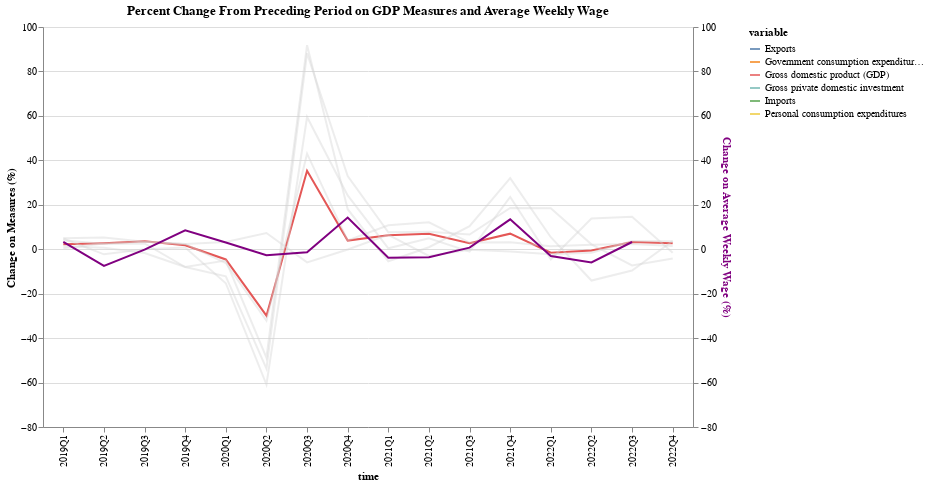

The code cell stored with this chart in its notebook:
### Code cell
gdp

### Figure 1 — Vega-Lite specification as saved in the notebook (floating-point values rounded to 4 significant figures)
{"layer": [{"mark": "line", "encoding": {"color": {"condition": {"field": "variable", "type": "nominal", "selection": "selector008"}, "value": "lightgray"}, "opacity": {"condition": {"value": 1, "selection": "selector008"}, "value": 0.4}, "x": {"field": "time", "type": "nominal"}, "y": {"field": "value", "title": "Change on Measures (%)", "type": "quantitative"}}, "height": 400, "selection": {"selector008": {"type": "single", "fields": ["variable"], "init": {"variable": "Gross domestic product (GDP)"}, "bind": {"input": "select", "options": ["Gross domestic product (GDP)", "Personal consumption expenditures", "Gross private domestic investment", "Exports", "Imports", "Government consumption expenditures and gross investment"], "name": "Select Measures: "}}}, "transform": [{"filter": "(datum.variable !== 'change')"}], "width": 650}, {"mark": {"type": "line", "color": "purple"}, "encoding": {"x": {"field": "time", "type": "nominal"}, "y": {"axis": {"titleColor": "purple"}, "field": "value", "scale": {"domain": [-80, 100]}, "title": "Change on Average Weekly Wage (%)", "type": "quantitative"}}, "height": 400, "transform": [{"filter": "(datum.variable === 'change')"}], "width": 650}], "data": {"name": "data-1e786eb8e8177e35fa8ec6aba6efceaf"}, "resolve": {"scale": {"color": "independent", "y": "independent"}}, "title": "Percent Change From Preceding Period on GDP Measures and Average Weekly Wage", "$schema": "https://vega.github.io/schema/vega-lite/v4.17.0.json", "datasets": {"data-1e786eb8e8177e35fa8ec6aba6efceaf": [{"time": "2019Q1", "variable": "Gross domestic product (GDP)", "value": 2.2}, {"time": "2019Q2", "variable": "Gross domestic product (GDP)", "value": 2.7}, {"time": "2019Q3", "variable": "Gross domestic product (GDP)", "value": 3.6}, {"time": "2019Q4", "variable": "Gross domestic product (GDP)", "value": 1.8}, {"time": "2020Q1", "variable": "Gross domestic product (GDP)", "value": -4.6}, {"time": "2020Q2", "variable": "Gross domestic product (GDP)", "value": -29.9}, {"time": "2020Q3", "variable": "Gross domestic product (GDP)", "value": 35.3}, {"time": "2020Q4", "variable": "Gross domestic product (GDP)", "value": 3.9}, {"time": "2021Q1", "variable": "Gross domestic product (GDP)", "value": 6.3}, {"time": "2021Q2", "variable": "Gross domestic product (GDP)", "value": 7}, {"time": "2021Q3", "variable": "Gross domestic product (GDP)", "value": 2.7}, {"time": "2021Q4", "variable": "Gross domestic product (GDP)", "value": 7}, {"time": "2022Q1", "variable": "Gross domestic product (GDP)", "value": -1.6}, {"time": "2022Q2", "variable": "Gross domestic product (GDP)", "value": -0.6}, {"time": "2022Q3", "variable": "Gross domestic product (GDP)", "value": 3.2}, {"time": "2022Q4", "variable": "Gross domestic product (GDP)", "value": 2.7}, {"time": "2019Q1", "variable": "Personal consumption expenditures", "value": 0.4}, {"time": "2019Q2", "variable": "Personal consumption expenditures", "value": 2.6}, {"time": "2019Q3", "variable": "Personal consumption expenditures", "value": 3.4}, {"time": "2019Q4", "variable": "Personal consumption expenditures", "value": 2.4}, {"time": "2020Q1", "variable": "Personal consumption expenditures", "value": -6.2}, {"time": "2020Q2", "variable": "Personal consumption expenditures", "value": -32.1}, {"time": "2020Q3", "variable": "Personal consumption expenditures", "value": 43}, {"time": "2020Q4", "variable": "Personal consumption expenditures", "value": 3.9}, {"time": "2021Q1", "variable": "Personal consumption expenditures", "value": 10.8}, {"time": "2021Q2", "variable": "Personal consumption expenditures", "value": 12.1}, {"time": "2021Q3", "variable": "Personal consumption expenditures", "value": 3}, {"time": "2021Q4", "variable": "Personal consumption expenditures", "value": 3.1}, {"time": "2022Q1", "variable": "Personal consumption expenditures", "value": 1.3}, {"time": "2022Q2", "variable": "Personal consumption expenditures", "value": 2}, {"time": "2022Q3", "variable": "Personal consumption expenditures", "value": 2.3}, {"time": "2022Q4", "variable": "Personal consumption expenditures", "value": 1.4}, {"time": "2019Q1", "variable": "Gross private domestic investment", "value": 4}, {"time": "2019Q2", "variable": "Gross private domestic investment", "value": 2.4}, {"time": "2019Q3", "variable": "Gross private domestic investment", "value": 2.6}, {"time": "2019Q4", "variable": "Gross private domestic investment", "value": -8}, {"time": "2020Q1", "variable": "Gross private domestic investment", "value": -5.1}, {"time": "2020Q2", "variable": "Gross private domestic investment", "value": -48.8}, {"time": "2020Q3", "variable": "Gross private domestic investment", "value": 91.8}, {"time": "2020Q4", "variable": "Gross private domestic investment", "value": 18}, {"time": "2021Q1", "variable": "Gross private domestic investment", "value": -5.4}, {"time": "2021Q2", "variable": "Gross private domestic investment", "value": 0.9}, {"time": "2021Q3", "variable": "Gross private domestic investment", "value": 10.4}, {"time": "2021Q4", "variable": "Gross private domestic investment", "value": 32}, {"time": "2022Q1", "variable": "Gross private domestic investment", "value": 5.4}, {"time": "2022Q2", "variable": "Gross private domestic investment", "value": -14.1}, {"time": "2022Q3", "variable": "Gross private domestic investment", "value": -9.6}, {"time": "2022Q4", "variable": "Gross private domestic investment", "value": 3.7}, {"time": "2019Q1", "variable": "Exports", "value": 4.8}, {"time": "2019Q2", "variable": "Exports", "value": -2.3}, {"time": "2019Q3", "variable": "Exports", "value": 0}, {"time": "2019Q4", "variable": "Exports", "value": 0.8}, {"time": "2020Q1", "variable": "Exports", "value": -15.3}, {"time": "2020Q2", "variable": "Exports", "value": -60.9}, {"time": "2020Q3", "variable": "Exports", "value": 59.5}, {"time": "2020Q4", "variable": "Exports", "value": 24.2}, {"time": "2021Q1", "variable": "Exports", "value": 0.4}, {"time": "2021Q2", "variable": "Exports", "value": 4.9}, {"time": "2021Q3", "variable": "Exports", "value": -1.1}, {"time": "2021Q4", "variable": "Exports", "value": 23.5}, {"time": "2022Q1", "variable": "Exports", "value": -4.6}, {"time": "2022Q2", "variable": "Exports", "value": 13.8}, {"time": "2022Q3", "variable": "Exports", "value": 14.6}, {"time": "2022Q4", "variable": "Exports", "value": -1.6}, {"time": "2019Q1", "variable": "Imports", "value": 1.3}, {"time": "2019Q2", "variable": "Imports", "value": 0.7}, {"time": "2019Q3", "variable": "Imports", "value": -1.7}, {"time": "2019Q4", "variable": "Imports", "value": -8}, {"time": "2020Q1", "variable": "Imports", "value": -12.2}, {"time": "2020Q2", "variable": "Imports", "value": -53.7}, {"time": "2020Q3", "variable": "Imports", "value": 88.2}, {"time": "2020Q4", "variable": "Imports", "value": 32.9}, {"time": "2021Q1", "variable": "Imports", "value": 7.6}, {"time": "2021Q2", "variable": "Imports", "value": 7.9}, {"time": "2021Q3", "variable": "Imports", "value": 6.6}, {"time": "2021Q4", "variable": "Imports", "value": 18.6}, {"time": "2022Q1", "variable": "Imports", "value": 18.4}, {"time": "2022Q2", "variable": "Imports", "value": 2.2}, {"time": "2022Q3", "variable": "Imports", "value": -7.3}, {"time": "2022Q4", "variable": "Imports", "value": -4.2}, {"time": "2019Q1", "variable": "Government consumption expenditures and gross investment", "value": 4.9}, {"time": "2019Q2", "variable": "Government consumption expenditures and gross investment", "value": 5.3}, {"time": "2019Q3", "variable": "Government consumption expenditures and gross investment", "value": 3.4}, {"time": "2019Q4", "variable": "Government consumption expenditures and gross investment", "value": 2.4}, {"time": "2020Q1", "variable": "Government consumption expenditures and gross investment", "value": 3.3}, {"time": "2020Q2", "variable": "Government consumption expenditures and gross investment", "value": 7.3}, {"time": "2020Q3", "variable": "Government consumption expenditures and gross investment", "value": -5.9}, {"time": "2020Q4", "variable": "Government consumption expenditures and gross investment", "value": -0.1}, {"time": "2021Q1", "variable": "Government consumption expenditures and gross investment", "value": 6.5}, {"time": "2021Q2", "variable": "Government consumption expenditures and gross investment", "value": -3}, {"time": "2021Q3", "variable": "Government consumption expenditures and gross investment", "value": -0.2}, {"time": "2021Q4", "variable": "Government consumption expenditures and gross investment", "value": -1}, {"time": "2022Q1", "variable": "Government consumption expenditures and gross investment", "value": -2.3}, {"time": "2022Q2", "variable": "Government consumption expenditures and gross investment", "value": -1.6}, {"time": "2022Q3", "variable": "Government consumption expenditures and gross investment", "value": 3.7}, {"time": "2022Q4", "variable": "Government consumption expenditures and gross investment", "value": 3.6}, {"time": "2019Q1", "variable": "change", "value": 3.32}, {"time": "2019Q2", "variable": "change", "value": -7.52}, {"time": "2019Q3", "variable": "change", "value": -0.18}, {"time": "2019Q4", "variable": "change", "value": 8.52}, {"time": "2020Q1", "variable": "change", "value": 3.04}, {"time": "2020Q2", "variable": "change", "value": -2.7}, {"time": "2020Q3", "variable": "change", "value": -1.35}, {"time": "2020Q4", "variable": "change", "value": 14.25}, {"time": "2021Q1", "variable": "change", "value": -3.81}, {"time": "2021Q2", "variable": "change", "value": -3.65}, {"time": "2021Q3", "variable": "change", "value": 0.73}, {"time": "2021Q4", "variable": "change", "value": 13.44}, {"time": "2022Q1", "variable": "change", "value": -3.1}, {"time": "2022Q2", "variable": "change", "value": -5.97}, {"time": "2022Q3", "variable": "change", "value": 3.25}, {"time": "2022Q4", "variable": "change", "value": null}]}}
